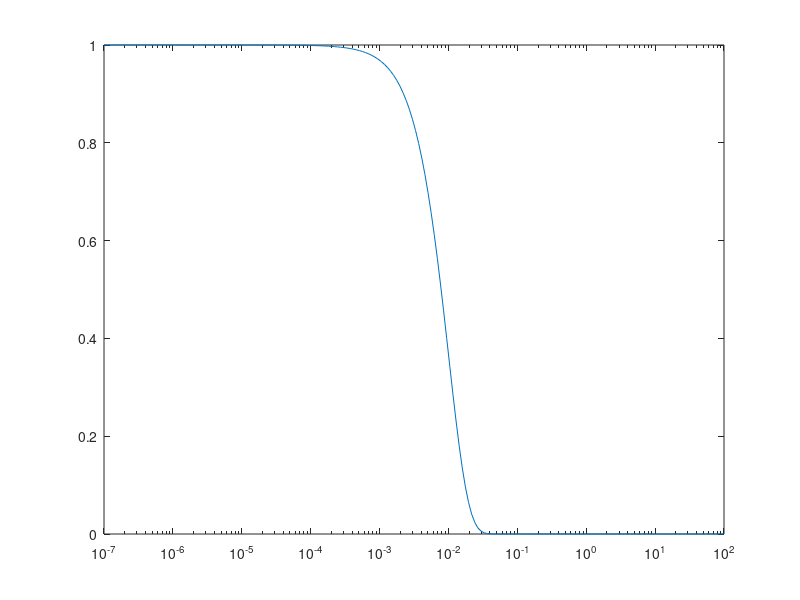

The MATLAB script that drew this image: (Note: this script raises an error after producing the figure.)
tic
% CREATED: Alessio Caciagli, University of Cambridge, March 2018
clear variables;close all

%Fictitious data
t = logspace(-7,2,200);

% Normal exponential
% y = exp(-t/1e-3);

% Double exponential
% y = 0.5*exp(-t/1e-3) + 0.5*exp(-t/1e-5);

% Noisy double exponential
% y = 0.5*exp(-[0,t]/1e-3) + 0.5*exp(-[0,t]/1e-5) + 0.07*(rand(size([0,t])) - 0.5);
% y = y./y(1);
% y = y(2:end);

% Strechted exponential
y = exp(-t.^1.5 / 1e-3);

semilogx(t,y)

%% Input
Ny = length(y); 
Ng = 161; %Number of grid points
Nl = 0; %Number of optional terms
Nx = Ng + Nl;
if bitget(Ng,1) == 0 %(even)
    Ng = Ng + 1;
end

Iquad = 1; %direct solution
Iquad = 2; %quadrature solution

Igrid = 1; %linear grid
Igrid = 2; %log grid
%Grid points (if no grid is needed, set s_min = 1 and s_max = Ng)
%N.B! Remember to include a fex extra grid points for numerical accuracy!!!
g_min = 1/(3*t(end));
g_max = 3/t(1);

%Kernel can be 1 (ILT) or a Ny*Ng matrix
Kernel = 1; %Inverse Laplace Transform kernel

% Specify inequalities/equalities.
% The matrix Anq/Aeq must be Nnq/Neq*(Ng+Nl+1) in size 
Nnq = 0; %Number of inequalities
Anq = zeros(Nnq,Ng+Nl+1);
Neq = 0; %Number of equalities
Aeq = zeros(Neq,Ng+Nl+1);

% Specify non-negativity of solution
Nneg = 0; %No constains
Nneg = 1; %Constrain to be positive

% Specify first point constraint (y(0) = 1)
Ny0 = 0; %No constains
Ny0 = 1; %Constrains y(0) = 1

%Specify LS weights
iwt = 1; %Unweighted analysis
iwt = 2; %Poisson's stat 
iwt = 3; %Constant relative error
iwt = 4; %User specified (in wt)
wt = ones(Ny,1);

% Specify regularizer settings
Nalpha = 20;
alphaV = logspace(-4,2,Nalpha);
Nord = 2; %Order of regularizor
Nend = [2,2]; %Number of null external grid points

%% Grid generation
if Igrid == 1
    g = linspace(g_min,g_max,Ng);
elseif Igrid == 2
    g_min = log10(g_min);
    g_max = log10(g_max);
    g = linspace(g_min,g_max,Ng);
else
    error('Unknown grid specification. Check the parameter "Igrid".');
end

if Iquad == 1
    c = ones(1,Ng);
elseif Iquad == 2
    c = [4*ones(1,(Ng-3)/2);2*ones(1,(Ng-3)/2)]; %Simpson rule for coeff
    c = c(:);
    h = (g(end) - g(1))/(Ng-1);
    c = (h/3)*[1;c;4;2];
else
    error('Unknown quadrature specification. Check the parameter "Iquad".');
end


%% Input post-process
t = t(:); % must be column
y = y(:); % must be column
g = g(:); % must be column
c = c(:); % must be column
%g0 = g0(:); % must be column

%Kernel generation
[gM,~] = meshgrid(g,t);
[cM,tM] = meshgrid(c,t);
if Kernel == 1
    if Igrid == 2
        A = cM.*(log(10)*10.^(gM)).*exp(-tM.*10.^(gM));
    else
        A = cM.*exp(-tM.*gM);
    end
else
    if all(size(Kernel) == [Ny,Ng]) == 1
        A = Kernel;
    else
        error('Dimension mismatch. Check the dimensions of your Kernel.');
    end
end

%Internal variables & equality/inequality constrains
UserL = 0;
if Nl~=0
    UserL  = 1;
end
UserNQ = 0;
if Nnq~=0
    UserNQ = 1;
    if all(size(Anq) == [Nnq,Nx+1]) ~= 1
        error('Dimension mismatch. Check the dimensions of your Anq.');
    end
end
UserEQ = 0;
if Neq~=0
    UserEQ = 1;
    if all(size(Aeq) == [Neq,Nx+1]) ~= 1
        error('Dimension mismatch. Check the dimensions of your Aeq.');
    end
end
if (Nneg ~= 0 && Nneg ~= 1)
    error('Non-negativity condition is not defined. Check Nneg.');
end
if (Ny0 ~= 0 && Ny0 ~= 1)
    error('First point condition is not defined. Check Ny0.');
end

%Error estimation
%The first run is always unweighted unless the weights are user specified
switch iwt
    case 4
        if length(wt) ~= Ny
            error('Error in user''s specification of the weights. Check wg');
        end
    otherwise
        wt = ones(Ny,1);
end

%Regularizor
Nreg = Ng - 2 + sum(Nend);
if Nord == 0
    R = eye(Ng,Ng);
    R(1,:) = [];
    R(end,:) = [];
    RUp = eye(Nend(1),max(Ng+Nend(1)-1,Ng));
    RUp(:,1:(Nend(1)-1)) = [];
    RDo = rot90(eye(Nend(2),max(Ng+Nend(1)-1,Ng)),2);
    RDo(:,(2 + end - Nend(2)):end) = [];
    R = [RUp;R;RDo];
elseif Nord == 2
    R = diag(-2 * ones(max(Nreg,Ng),1), 0) + diag(ones(max(Nreg,Ng)-1,1), -1) + diag(ones(max(Nreg,Ng)-1,1), 1);
    R(1:1-Nend(1),:) = [];
    R(end:end-Nend(2),:) = [];
    R(:,1:(Nend(1)-1)) = [];
    R(:,(2 + end - Nend(2)):end) = [];
else
    error('Unknown regularizor order specification. Check the parameter "Nord".');
end
%% Computation
Lx_LDP = zeros(size(alphaV));
sol_LDP = zeros(size(alphaV));
lambdaV_LDP = zeros(size(alphaV));

% Array rescaling to interval [0,1]

%QR factorization (if needed)
if Ny > Nx
    [C,eta]=CONTIN_Alessio_qr(diag(1./sqrt(wt))*A,y./sqrt(wt));
else
    C = A;
    eta = y;
end
Nxy = min(Nx,Ny);

% Equality constraints treatment (if needed)
if Ny0 == 1
    Neq = 1;
    if Igrid == 1
        Aeq = [c',1];
    else
        Aeq = [(c.*(log(10)*10.^(g)))',1]; %y(0) = 1 constraint
    end
end
if Neq > 0
    K = CONTIN_Alessio_Q(Aeq(:,1:end-1)');
    K1 = K(:,1:Neq);
    K2 = K(:,Neq+1:end);
    s1 = (Aeq(:,1:end-1)*K1)\Aeq(:,end);
else
    K1 = zeros(Nx,0);
    s1 = zeros(0,1);
    K2 = eye(Nx);
end

Nxe = Nx - Neq;
if size(R,1) < Nxe
    R = [R;zeros(Nxe - size(R,1),size(R,2))];
end

% Inequality constaints treatment (like non-negativity)
if Nneg == 1
    Nnq = Ng;
    Anq = [eye(Nnq,Nx),zeros(Nnq,1)];
end
if Nreg < Nxe
    R = [R;zeros(Nxe-Nreg,Ng)];
end

%SVD decompositions
[U,H1,Z] = svd(R*K2);
H2 = H1(1 + end - (Nreg - Nxe):end,:);
H1 = H1(1:Nxe,:);
H1 = diag(1./diag(H1)); %Inverse
[Q,S,W] = svd(C*K2*Z*H1);

%Problem reduction
r1 = U'*(-R*K1*s1);
r1 = r1(1:Nxe,:);
gamma = Q'*(eta - C*K1*s1 - C*K2*Z*H1*r1);

Nxye = min(Nxy,Nxe);
Sdiag = diag(S);
Sdiag = Sdiag(1:Nxye);
Gls = Anq(:,1:end-1)*K2*Z*H1*W;
hls = Anq(:,end) - Anq(:,1:end-1)*K1*s1 - Anq(:,1:end-1)*K2*Z*H1*r1;

options = optimset('Display','off','MaxIter',1500);

for i = 1:length(alphaV)
%for i = 1:1
    alphaP=alphaV(i);
    
    gammatilde = gamma(1:Nxye).*Sdiag./sqrt(Sdiag.^2 + alphaP.^2);
    Stilde = diag(sqrt(Sdiag.^2 + alphaP^2));
    Stilde = diag(1./diag(Stilde)); %Inverse
    
    %Solve the constrained linear LS problem via LDP to NNLS conversion
    GlsA = Gls*Stilde;
    hlsA = hls - Anq(:,1:end-1)*K2*Z*H1*W*Stilde*gammatilde; 
    Els = [GlsA';hlsA'];
    fls = [zeros(Nxye,1);1];
    [epsilon,~,~,exitflag] = lsqnonneg(Els,fls,options);
    epsilon = Els*epsilon - fls;
    epsilon = -epsilon./epsilon(end);
    epsilon(end)=[];
    s_LDP = K1*s1 + K2*Z*H1*(W*Stilde*(epsilon + gammatilde) + r1);
    
    sol_LDP(i) = norm(A*s_LDP - y);
    Lx_LDP(i) = norm(R*s_LDP);
    lambdaV_LDP(i) = alphaP;
    if exitflag == 0
        sol_LDP(i) = [];
        Lx_LDP(i) = [];
        lambdaV_LDP(i) = [];
    end
end
sol_LDP = nonzeros(sol_LDP);
Lx_LDP = nonzeros(Lx_LDP);
lambdaV_LDP = nonzeros(lambdaV_LDP);
%%
% Corner of L_curve and recalculation with optimal alpha
[k_c,info] =  CONTIN_Alessio_corner(sol_LDP,Lx_LDP);
lambda_LDP = lambdaV_LDP(k_c);

gammatilde = gamma(1:Nxye).*Sdiag./sqrt(Sdiag.^2 + lambda_LDP.^2);
Stilde = diag(sqrt(Sdiag.^2 + lambda_LDP^2));
Stilde = diag(1./diag(Stilde)); %Inverse

%Solve the constrained linear LS problem via LDP to NNLS conversion
GlsA = Gls*Stilde;
hlsA = hls - Anq(:,1:end-1)*K2*Z*H1*W*Stilde*gammatilde;
Els = [GlsA';hlsA'];
fls = [zeros(Nxye,1);1];
epsilon = lsqnonneg(Els,fls);
epsilon = Els*epsilon - fls;
epsilon = -epsilon./epsilon(end);
epsilon(end)=[];
s_LDP = K1*s1 + K2*Z*H1*(W*Stilde*(epsilon + gammatilde) + r1);
%%
yfit_LDP = A*s_LDP;
figure(1)
plot(g,s_LDP)
figure(2)
semilogx(t,y,t,yfit_LDP,'*')
figure(3)
scatter(sol_LDP,Lx_LDP)
toc




    
    


    
    

        
        
        




